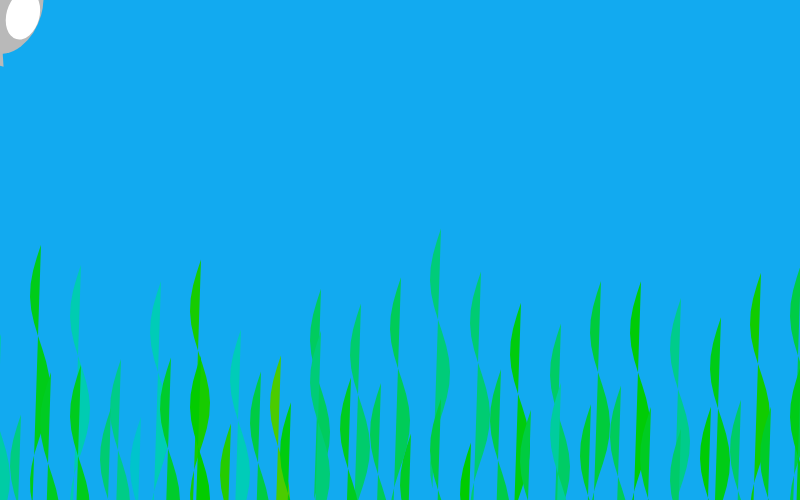
Frame 1 (no input)
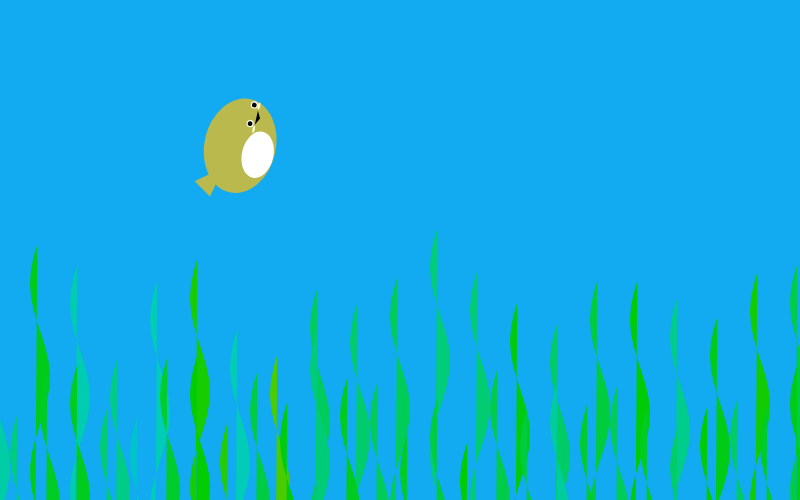
Frame 60 (no input)
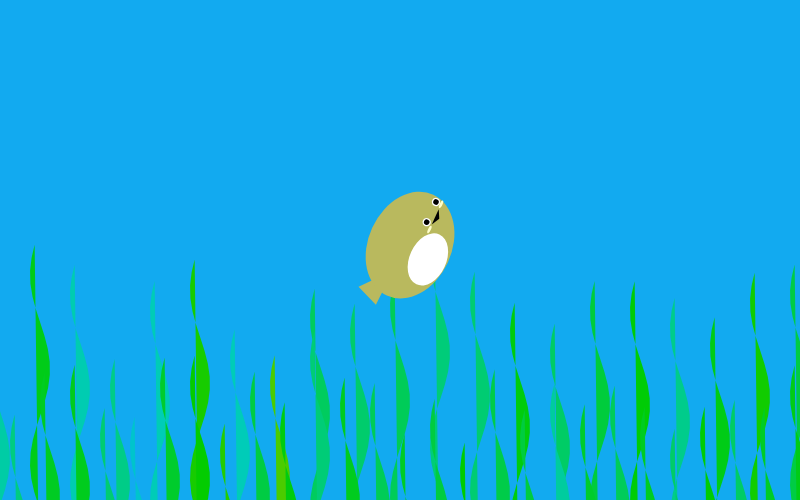
Frame 120 (the mouse pressed at the canvas centre since frame 60)

The p5.js sketch that drew these frames (run headless with seeded random() and noise() and a simulated clock; from frame 60 on, the mouse is pressed at the canvas centre):

// p5.js sketch
// ── sketch.js
/*
Template for IMA's Creative Coding Lab 

Project A: Generative Creatures
CCLaboratories Biodiversity Atlas 
*/

  let drawFood = false;
let xf = 0;
let yf = 0;
let xc = 0;
let yc = 0;
let sc = 0.5;
let cc=185;
let p =200
let r1=15
let r2=10

function setup() {}

function draw() {
  createCanvas(800, 500);
  background(18, 170, 240);

  for (let i = 0; i <= width; i += 40) {
    let j = map(noise(i), 0, 1, 100, 300);
    drawWave(i, height / 5 + j);
  }
  drawCreature(xc, yc, sc, cc,p);
  for (let i = 20; i <= width; i += 30) {
    let j = map(noise(i * 0.1), 0, 1, 150, 300);
    drawWave(i, height / 3 + j);
  }

  if (drawFood == true) {
    food(xf, yf);
    xc = lerp(xc, xf, 0.1);
    yc = lerp(yc, yf, 0.1);
    let d = dist(xc, yc, xf, yf);
    if (d < 50) {
      drawFood = false;
      sc += 0.1;
    }
  } else { //this happens when drw food is false
    xc = lerp(xc, width * noise(frameCount * 0.001), 0.01);
    yc = lerp(yc, height * noise(frameCount * 0.002), 0.01);
    sc = lerp(sc, 0.1, 0.001);
  
  }
      if(sc < 1){
        cc=map(sc,1,0.1,185,0)
        p= 255
  
      }else if(sc> 2){
        cc=map(sc,2,10,255,0);
        p=50
          
               
     }else{
      cc=185
      p=200
      
      }

}

function mousePressed(){
  xf = mouseX;
  yf = mouseY;
  drawFood = true;
}

function drawWave(x, y) {
  push();
  translate(x, y);
  colorMode(HSB, 100);
  let h = map(noise(y * x), 0, 1, 20, 60);
  fill(h, 100, 80);

  noStroke();
  beginShape();
  let lineLength = 260;

  for (let i = 0; i <= lineLength; i += lineLength / 20) {
    let v = 10 * sin(frameCount * 0.1 - i);
    vertex(v, i);

    //circle(i, v, 5);
  }
  endShape();

  pop();
}

function drawCreature(a, b, s, c,p) {
  push();
  translate(a, b);
  scale(s);
  drawTail(10, 10, 0, 1.0, c,p);
  drawBody(10, 10, 0, 1.0, c,p);
  pop();
}

function drawBody(x, y, a, s, c,p) {
  push();
  translate(x, y);
  //rotate(PI/2)
  rotate(map(sin(frameCount * 0.05), -1, 1, PI / 2 - PI / 4, -PI / 16));

  scale(s);
  strokeWeight(2);
  fill(185, 185, c);
  noStroke();
  ellipse(0, 0, 150, 200);

  fill(255);
  strokeWeight(2);
  //eyes size=r1 眼白
  circle(10, -90, r1);
  circle(10, -50, r1);
  //blush clolor=p
  fill(255, p, 203);
  ellipse(20, -90, 5, 15);
  ellipse(20, -40, 5, 15);
  fill(255);
  strokeWeight(1);
  ellipse(40, 10, 66, 99);
  fill(0);//eye size=r2 眼黑
   circle(10, -90, r2);
   circle(10, -50, r2);
  triangle(20, -80, 20, -50, 28, -65);
  pop();
}

//tail
function drawTail(x, y, a, s, c) {
  if (mouseIsPressed == true) {
    x = lerp(x, mouseX, 0.01);
    y = lerp(y, mouseY, 0.01);
  }
  push();
  translate(x, y);
  //rotate(PI/2)
  rotate(map(sin(frameCount * 0.05), -1, 1, PI / 2 - PI / 8, -PI / 16));
  rotate(map(sin(frameCount * 0.5), -1, 1, PI / 8, -PI / 8));
  scale(s);
  fill(185, 185, c);
  noStroke();
  triangle(-15, 120, 30, 120, 7.5, 55);
  pop();
}

function food(x, y) {
    fill(random(255),random(255),random(255))
   noStroke();
  circle(x, y, 5+50*noise(x*y));
   
}
